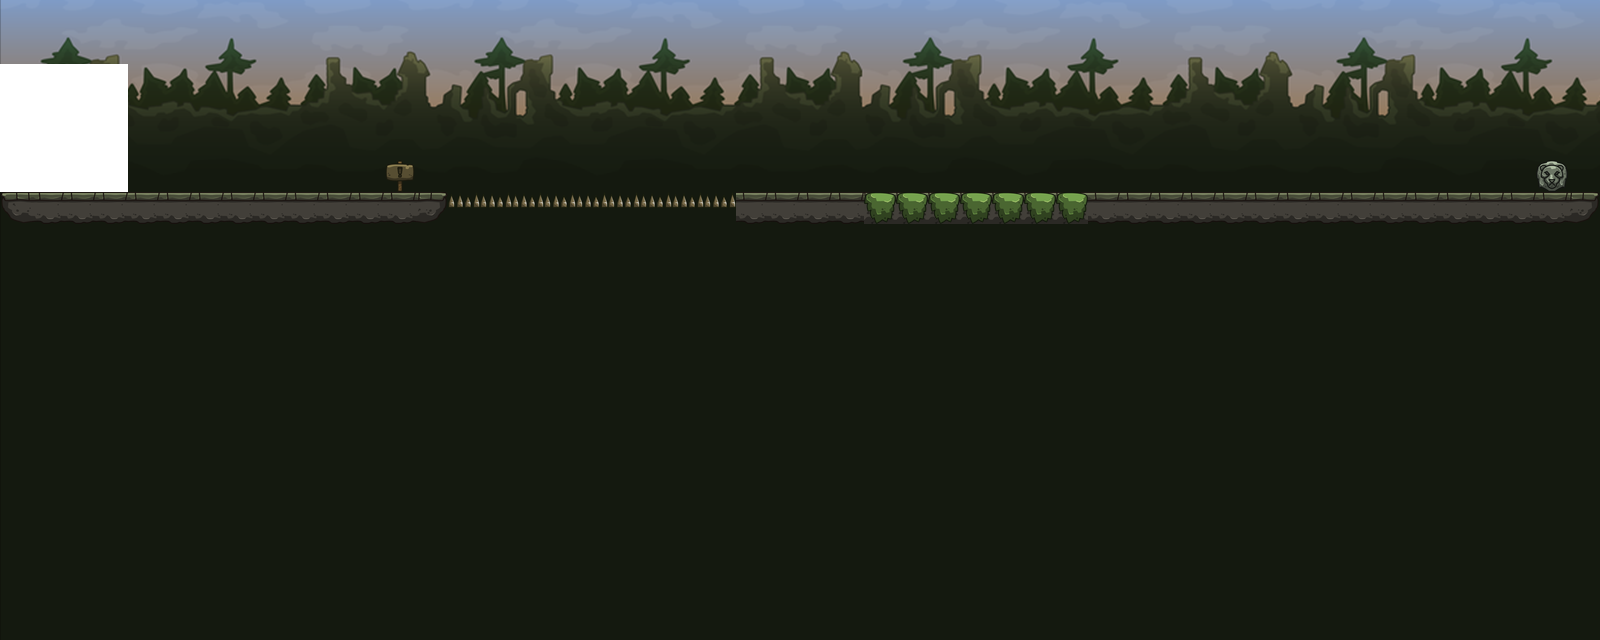

Below is a game level as drawn by its tile map, then a one-line description and the .tmx file that defines it, in full:
An orthogonal 50x20 tile map with 32x32 px tiles, 2 tile layers (Camada de Tiles 1, Camada de Tiles 2), 1 image layer.

<map version="1.5" tiledversion="1.7.2" orientation="orthogonal" renderorder="right-down" width="50" height="20" tilewidth="32" tileheight="32" infinite="0" nextlayerid="6" nextobjectid="1">
 <editorsettings>
  <export target="level1.json" format="json" />
 </editorsettings>
 <tileset firstgid="1" source="../assets/level1/level1_tilset.tsx" />
 <imagelayer id="4" name="Camada de Imagens 1" offsetx="-0.606061" offsety="-448.606">
  <image source="../assets/level1/Background.png" width="2500" height="1406" />
 </imagelayer>
 <layer id="1" name="Camada de Tiles 1" width="50" height="20">
  <data encoding="csv">
0,0,0,0,0,0,0,0,0,0,0,0,0,0,0,0,0,0,0,0,0,0,0,0,0,0,0,0,0,0,0,0,0,0,0,0,0,0,0,0,0,0,0,0,0,0,0,0,0,0,
0,0,0,0,0,0,0,0,0,0,0,0,0,0,0,0,0,0,0,0,0,0,0,0,0,0,0,0,0,0,0,0,0,0,0,0,0,0,0,0,0,0,0,0,0,0,0,0,0,0,
34,34,34,34,0,0,0,0,0,0,0,0,0,0,0,0,0,0,0,0,0,0,0,0,0,0,0,0,0,0,0,0,0,0,0,0,0,0,0,0,0,0,0,0,0,0,0,0,0,0,
34,34,34,34,0,0,0,0,0,0,0,0,0,0,0,0,0,0,0,0,0,0,0,0,0,0,0,0,0,0,0,0,0,0,0,0,0,0,0,0,0,0,0,0,0,0,0,0,0,0,
34,34,34,34,0,0,0,0,0,0,0,0,0,0,0,0,0,0,0,0,0,0,0,0,0,0,0,0,0,0,0,0,0,0,0,0,0,0,0,0,0,0,0,0,0,0,0,0,0,0,
34,34,34,34,0,0,0,0,0,0,0,0,50,0,0,0,0,0,0,0,0,0,0,0,0,0,0,0,0,0,0,0,0,0,0,0,0,0,0,0,0,0,0,0,0,0,0,0,36,0,
23,24,24,24,24,24,24,24,24,24,24,24,24,25,52,52,52,52,52,52,52,52,52,24,24,24,24,7,7,7,7,7,7,7,24,24,24,24,24,24,24,24,24,24,24,24,24,24,24,25,
0,0,0,0,0,0,0,0,0,0,0,0,0,0,0,0,0,0,0,0,0,0,0,0,0,0,0,0,0,0,0,0,0,0,0,0,0,0,0,0,0,0,0,0,0,0,0,0,0,0,
0,0,0,0,0,0,0,0,0,0,0,0,0,0,0,0,0,0,0,0,0,0,0,0,0,0,0,0,0,0,0,0,0,0,0,0,0,0,0,0,0,0,0,0,0,0,0,0,0,0,
0,0,0,0,0,0,0,0,0,0,0,0,0,0,0,0,0,0,0,0,0,0,0,0,0,0,0,0,0,0,0,0,0,0,0,0,0,0,0,0,0,0,0,0,0,0,0,0,0,0,
0,0,0,0,0,0,0,0,0,0,0,0,0,0,0,0,0,0,0,0,0,0,0,0,0,0,0,0,0,0,0,0,0,0,0,0,0,0,0,0,0,0,0,0,0,0,0,0,0,0,
0,0,0,0,0,0,0,0,0,0,0,0,0,0,0,0,0,0,0,0,0,0,0,0,0,0,0,0,0,0,0,0,0,0,0,0,0,0,0,0,0,0,0,0,0,0,0,0,0,0,
0,0,0,0,0,0,0,0,0,0,0,0,0,0,0,0,0,0,0,0,0,0,0,0,0,0,0,0,0,0,0,0,0,0,0,0,0,0,0,0,0,0,0,0,0,0,0,0,0,0,
0,0,0,0,0,0,0,0,0,0,0,0,0,0,0,0,0,0,0,0,0,0,0,0,0,0,0,0,0,0,0,0,0,0,0,0,0,0,0,0,0,0,0,0,0,0,0,0,0,0,
0,0,0,0,0,0,0,0,0,0,0,0,0,0,0,0,0,0,0,0,0,0,0,0,0,0,0,0,0,0,0,0,0,0,0,0,0,0,0,0,0,0,0,0,0,0,0,0,0,0,
0,0,0,0,0,0,0,0,0,0,0,0,0,0,0,0,0,0,0,0,0,0,0,0,0,0,0,0,0,0,0,0,0,0,0,0,0,0,0,0,0,0,0,0,0,0,0,0,0,0,
0,0,0,0,0,0,0,0,0,0,0,0,0,0,0,0,0,0,0,0,0,0,0,0,0,0,0,0,0,0,0,0,0,0,0,0,0,0,0,0,0,0,0,0,0,0,0,0,0,0,
0,0,0,0,0,0,0,0,0,0,0,0,0,0,0,0,0,0,0,0,0,0,0,0,0,0,0,0,0,0,0,0,0,0,0,0,0,0,0,0,0,0,0,0,0,0,0,0,0,0,
0,0,0,0,0,0,0,0,0,0,0,0,0,0,0,0,0,0,0,0,0,0,0,0,0,0,0,0,0,0,0,0,0,0,0,0,0,0,0,0,0,0,0,0,0,0,0,0,0,0,
0,0,0,0,0,0,0,0,0,0,0,0,0,0,0,0,0,0,0,0,0,0,0,0,0,0,0,0,0,0,0,0,0,0,0,0,0,0,0,0,0,0,0,0,0,0,0,0,0,0
</data>
 </layer>
 <layer id="5" name="Camada de Tiles 2" width="50" height="20">
  <data encoding="csv">
0,0,0,0,0,0,0,0,0,0,0,0,0,0,0,0,0,0,0,0,0,0,0,0,0,0,0,0,0,0,0,0,0,0,0,0,0,0,0,0,0,0,0,0,0,0,0,0,0,0,
0,0,0,0,0,0,0,0,0,0,0,0,0,0,0,0,0,0,0,0,0,0,0,0,0,0,0,0,0,0,0,0,0,0,0,0,0,0,0,0,0,0,0,0,0,0,0,0,0,0,
0,0,0,0,0,0,0,0,0,0,0,0,0,0,0,0,0,0,0,0,0,0,0,0,0,0,0,0,0,0,0,0,0,0,0,0,0,0,0,0,0,0,0,0,0,0,0,0,0,0,
0,0,0,0,0,0,0,0,0,0,0,0,0,0,0,0,0,0,0,0,0,0,0,0,0,0,0,0,0,0,0,0,0,0,0,0,0,0,0,0,0,0,0,0,0,0,0,0,0,0,
0,0,0,0,0,0,0,0,0,0,0,0,0,0,0,0,0,0,0,0,0,0,0,0,0,0,0,0,0,0,0,0,0,0,0,0,0,0,0,0,0,0,0,0,0,0,0,0,0,0,
0,0,0,0,0,0,0,0,0,0,0,0,0,0,0,0,0,0,0,0,0,0,0,0,0,0,0,0,0,0,0,0,0,0,0,0,0,0,0,0,0,0,0,0,0,0,0,0,0,0,
0,0,0,0,0,0,0,0,0,0,0,0,0,0,0,0,0,0,0,0,0,0,0,0,0,0,0,0,0,0,0,0,0,0,0,0,0,0,0,0,0,0,0,0,0,0,0,0,0,0,
0,0,0,0,0,0,0,0,0,0,0,0,0,0,0,0,0,0,0,0,0,0,0,0,0,0,0,0,0,0,0,0,0,0,0,0,0,0,0,0,0,0,0,0,0,0,0,0,0,0,
0,0,0,0,0,0,0,0,0,0,0,0,0,0,0,0,0,0,0,0,0,0,0,0,0,0,0,0,0,0,0,0,0,0,0,0,0,0,0,0,0,0,0,0,0,0,0,0,0,0,
0,0,0,0,0,0,0,0,0,0,0,0,0,0,0,0,0,0,0,0,0,0,0,0,0,0,0,0,0,0,0,0,0,0,0,0,0,0,0,0,0,0,0,0,0,0,0,0,0,0,
0,0,0,0,0,0,0,0,0,0,0,0,0,0,0,0,0,0,0,0,0,0,0,0,0,0,0,0,0,0,0,0,0,0,0,0,0,0,0,0,0,0,0,0,0,0,0,0,0,0,
0,0,0,0,0,0,0,0,0,0,0,0,0,0,0,0,0,0,0,0,0,0,0,0,0,0,0,0,0,0,0,0,0,0,0,0,0,0,0,0,0,0,0,0,0,0,0,0,0,0,
0,0,0,0,0,0,0,0,0,0,0,0,0,0,0,0,0,0,0,0,0,0,0,0,0,0,0,0,0,0,0,0,0,0,0,0,0,0,0,0,0,0,0,0,0,0,0,0,0,0,
0,0,0,0,0,0,0,0,0,0,0,0,0,0,0,0,0,0,0,0,0,0,0,0,0,0,0,0,0,0,0,0,0,0,0,0,0,0,0,0,0,0,0,0,0,0,0,0,0,0,
0,0,0,0,0,0,0,0,0,0,0,0,0,0,0,0,0,0,0,0,0,0,0,0,0,0,0,0,0,0,0,0,0,0,0,0,0,0,0,0,0,0,0,0,0,0,0,0,0,0,
0,0,0,0,0,0,0,0,0,0,0,0,0,0,0,0,0,0,0,0,0,0,0,0,0,0,0,0,0,0,0,0,0,0,0,0,0,0,0,0,0,0,0,0,0,0,0,0,0,0,
0,0,0,0,0,0,0,0,0,0,0,0,0,0,0,0,0,0,0,0,0,0,0,0,0,0,0,0,0,0,0,0,0,0,0,0,0,0,0,0,0,0,0,0,0,0,0,0,0,0,
0,0,0,0,0,0,0,0,0,0,0,0,0,0,0,0,0,0,0,0,0,0,0,0,0,0,0,0,0,0,0,0,0,0,0,0,0,0,0,0,0,0,0,0,0,0,0,0,0,0,
0,0,0,0,0,0,0,0,0,0,0,0,0,0,0,0,0,0,0,0,0,0,0,0,0,0,0,0,0,0,0,0,0,0,0,0,0,0,0,0,0,0,0,0,0,0,0,0,0,0,
0,0,0,0,0,0,0,0,0,0,0,0,0,0,0,0,0,0,0,0,0,0,0,0,0,0,0,0,0,0,0,0,0,0,0,0,0,0,0,0,0,0,0,0,0,0,0,0,0,0
</data>
 </layer>
</map>
